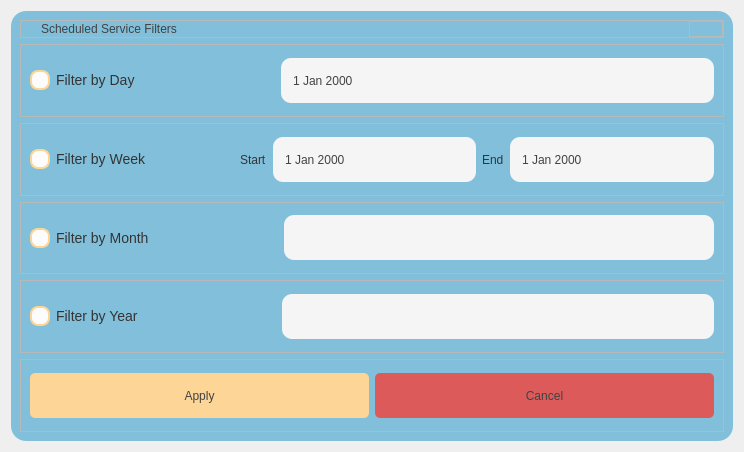
<?xml version="1.0" encoding="UTF-8"?>
<ui version="4.0">
 <class>Form</class>
 <widget class="QWidget" name="Form">
  <property name="geometry">
   <rect>
    <x>0</x>
    <y>0</y>
    <width>744</width>
    <height>452</height>
   </rect>
  </property>
  <property name="windowTitle">
   <string>Form</string>
  </property>
  <property name="styleSheet">
   <string notr="true"/>
  </property>
  <layout class="QVBoxLayout" name="verticalLayout">
   <item>
    <widget class="QFrame" name="filterFrame">
     <property name="styleSheet">
      <string notr="true">#filterFrame{
	background-color:#81BFDA;
	border-radius:15px;
}

QDateEdit {
	background-color:rgb(245, 245, 245);
    border-radius: 10px;
    font: 57 12pt &quot;Montserrat Medium&quot;;
	color:rgb(66, 66, 66);
    padding-left: 10px;
}

QDateEdit::drop-down {
    subcontrol-origin: padding;
    subcontrol-position: top right;
    width: 40px;
    border: none;
    background: transparent;
}

QDateEdit::down-arrow {
    image: url(:/Icons/Icons/calendar.png);
    width: 30px;
    height: 30px;
}

QComboBox {
	background-color:rgb(245, 245, 245);
    border-radius: 10px;
	font: 57 12pt &quot;Montserrat Medium&quot;;
	color:rgb(66, 66, 66);
	padding-left: 10px;

}
QComboBox QLineEdit {
    font: 63 12pt &quot;Montserrat SemiBold&quot;;
	color:rgb(66, 66, 66);
    border: none; 
}
QComboBox:focus{
    border: 1px solid rgb(235, 235, 235);
	background-color:rgb(227, 227, 227);
}
QComboBox::drop-down {
    background-color: transparent;
    border-radius: 10px;
}

QComboBox::down-arrow {
    image: url(:/Icons/Icons/downArrow.png);
    width: 12px;
    height: 12px;
    padding-right: 10px;
}

/* Dropdown list */
QComboBox QAbstractItemView {
    background-color: rgb(232, 232, 232);
    selection-background-color: rgb(217, 217, 217); 
    selection-color: black;
    font: 63 12pt &quot;Montserrat SemiBold&quot;;
    outline: none;
	border:1px solid rgb(209, 209, 209);
}

/* List items */
QComboBox QAbstractItemView::item {
    background-color:  rgb(232, 232, 232);
	color:rgb(66, 66, 66);
    height: 25px;
    font: 63 12pt &quot;Montserrat SemiBold&quot;;
}

QComboBox QAbstractItemView::item:hover {
    background-color: rgb(193, 193, 193);
	color:rgb(66, 66, 66);
}

/* Scrollbar inside dropdown */
QComboBox QAbstractItemView QScrollBar:vertical {
    background-color: transparent; /* or set a solid color */
    width: 10px;
    border: none;
}

QComboBox QAbstractItemView QScrollBar::handle:vertical {
    background-color: rgb(129, 191, 218);
    border-radius: 5px;
    min-height: 120px;
}

QComboBox QAbstractItemView QScrollBar::handle:vertical:hover {
    background-color: rgb(86, 127, 145);
}

QComboBox QAbstractItemView QScrollBar::add-line:vertical,
QComboBox QAbstractItemView QScrollBar::sub-line:vertical {
    height: 0px;
    background: none;
    border: none;
}

QComboBox QAbstractItemView QScrollBar::groove:vertical {
    background: transparent;
    outline: none;
    border: none;
}
QComboBox QAbstractItemView QScrollBar,
QComboBox QAbstractItemView QScrollBar::handle,
QComboBox QAbstractItemView QScrollBar::groove {
    outline: none;
    border: none;
}

QComboBox QLineEdit {
    font: 63 12pt &quot;Montserrat SemiBold&quot;;
	color:rgb(66, 66, 66);
    border: none; /* optional para di mag mukhang double border */
    background: transparent;
}
#startLabel,#EndLabel{
	font: 63 12pt &quot;Montserrat SemiBold&quot;;
	color:rgb(52, 52, 52);
}
QCheckBox{
	font-family:&quot;Montserrat Medium&quot;;
	font-weight:81;
	color:rgb(52, 52, 52);
	font-size:14px;
}
    QCheckBox::indicator {
        width: 16px;
        height: 16px;
        border-radius: 8px;
        border: 2px solid rgb(252, 213, 151);
        background-color: #FCFCFC;
    }
   QCheckBox::indicator:checked {
        background-color:rgb(252, 213, 151);
        border: 2px solid rgb(229, 186, 137);
    }
    QCheckBox::indicator:hover {
        border: 2px solid rgb(229, 186, 137) ;
    }</string>
     </property>
     <property name="frameShape">
      <enum>QFrame::StyledPanel</enum>
     </property>
     <property name="frameShadow">
      <enum>QFrame::Raised</enum>
     </property>
     <layout class="QVBoxLayout" name="verticalLayout_2">
      <item>
       <widget class="QFrame" name="frame_9">
        <property name="sizePolicy">
         <sizepolicy hsizetype="Preferred" vsizetype="Fixed">
          <horstretch>0</horstretch>
          <verstretch>0</verstretch>
         </sizepolicy>
        </property>
        <property name="frameShape">
         <enum>QFrame::StyledPanel</enum>
        </property>
        <property name="frameShadow">
         <enum>QFrame::Raised</enum>
        </property>
        <layout class="QHBoxLayout" name="horizontalLayout_6">
         <property name="spacing">
          <number>0</number>
         </property>
         <property name="leftMargin">
          <number>20</number>
         </property>
         <property name="topMargin">
          <number>0</number>
         </property>
         <property name="rightMargin">
          <number>0</number>
         </property>
         <property name="bottomMargin">
          <number>0</number>
         </property>
         <item>
          <widget class="QLabel" name="filterHeader">
           <property name="sizePolicy">
            <sizepolicy hsizetype="Expanding" vsizetype="Fixed">
             <horstretch>0</horstretch>
             <verstretch>0</verstretch>
            </sizepolicy>
           </property>
           <property name="styleSheet">
            <string notr="true">QLabel{
	
	font: 18pt &quot;Rubik Mono One&quot;;
	color:rgb(66, 66, 66);

}</string>
           </property>
           <property name="text">
            <string>Scheduled Service Filters</string>
           </property>
           <property name="alignment">
            <set>Qt::AlignLeading|Qt::AlignLeft|Qt::AlignVCenter</set>
           </property>
          </widget>
         </item>
         <item alignment="Qt::AlignRight|Qt::AlignTop">
          <widget class="QFrame" name="frame">
           <property name="frameShape">
            <enum>QFrame::StyledPanel</enum>
           </property>
           <property name="frameShadow">
            <enum>QFrame::Raised</enum>
           </property>
           <layout class="QHBoxLayout" name="horizontalLayout_5">
            <property name="spacing">
             <number>0</number>
            </property>
            <property name="leftMargin">
             <number>0</number>
            </property>
            <property name="topMargin">
             <number>0</number>
            </property>
            <property name="rightMargin">
             <number>0</number>
            </property>
            <property name="bottomMargin">
             <number>0</number>
            </property>
            <item alignment="Qt::AlignLeft">
             <widget class="QPushButton" name="closePopUpBtn">
              <property name="styleSheet">
               <string notr="true">#closePopUpBtn{
	border:none;
	background-color:transparent;
}
</string>
              </property>
              <property name="text">
               <string/>
              </property>
              <property name="icon">
               <iconset resource="../resource.qrc">
                <normaloff>:/Icons/Icons/close.png</normaloff>:/Icons/Icons/close.png</iconset>
              </property>
              <property name="iconSize">
               <size>
                <width>30</width>
                <height>30</height>
               </size>
              </property>
             </widget>
            </item>
           </layout>
          </widget>
         </item>
        </layout>
       </widget>
      </item>
      <item>
       <widget class="QFrame" name="filterDayFrame">
        <property name="frameShape">
         <enum>QFrame::StyledPanel</enum>
        </property>
        <property name="frameShadow">
         <enum>QFrame::Raised</enum>
        </property>
        <layout class="QHBoxLayout" name="horizontalLayout">
         <item>
          <widget class="QCheckBox" name="filterDayCheck">
           <property name="maximumSize">
            <size>
             <width>245</width>
             <height>16777215</height>
            </size>
           </property>
           <property name="text">
            <string>Filter by Day </string>
           </property>
          </widget>
         </item>
         <item>
          <widget class="QDateEdit" name="filterDayPicker">
           <property name="enabled">
            <bool>true</bool>
           </property>
           <property name="minimumSize">
            <size>
             <width>174</width>
             <height>45</height>
            </size>
           </property>
           <property name="calendarPopup">
            <bool>true</bool>
           </property>
          </widget>
         </item>
        </layout>
       </widget>
      </item>
      <item>
       <widget class="QFrame" name="filterWeekFrame">
        <property name="enabled">
         <bool>true</bool>
        </property>
        <property name="frameShape">
         <enum>QFrame::StyledPanel</enum>
        </property>
        <property name="frameShadow">
         <enum>QFrame::Raised</enum>
        </property>
        <layout class="QHBoxLayout" name="horizontalLayout_2">
         <item>
          <widget class="QCheckBox" name="filterWeekCheck">
           <property name="enabled">
            <bool>true</bool>
           </property>
           <property name="text">
            <string>Filter by Week </string>
           </property>
          </widget>
         </item>
         <item>
          <widget class="QLabel" name="startLabel">
           <property name="sizePolicy">
            <sizepolicy hsizetype="Fixed" vsizetype="Preferred">
             <horstretch>0</horstretch>
             <verstretch>0</verstretch>
            </sizepolicy>
           </property>
           <property name="text">
            <string>Start</string>
           </property>
          </widget>
         </item>
         <item>
          <widget class="QDateEdit" name="weekStart">
           <property name="enabled">
            <bool>true</bool>
           </property>
           <property name="minimumSize">
            <size>
             <width>174</width>
             <height>45</height>
            </size>
           </property>
           <property name="calendarPopup">
            <bool>true</bool>
           </property>
          </widget>
         </item>
         <item>
          <widget class="QLabel" name="EndLabel">
           <property name="sizePolicy">
            <sizepolicy hsizetype="Fixed" vsizetype="Preferred">
             <horstretch>0</horstretch>
             <verstretch>0</verstretch>
            </sizepolicy>
           </property>
           <property name="text">
            <string>End</string>
           </property>
          </widget>
         </item>
         <item>
          <widget class="QDateEdit" name="weekEnd">
           <property name="enabled">
            <bool>true</bool>
           </property>
           <property name="minimumSize">
            <size>
             <width>174</width>
             <height>45</height>
            </size>
           </property>
           <property name="calendarPopup">
            <bool>true</bool>
           </property>
          </widget>
         </item>
        </layout>
       </widget>
      </item>
      <item>
       <widget class="QFrame" name="filterMonthFrame">
        <property name="frameShape">
         <enum>QFrame::StyledPanel</enum>
        </property>
        <property name="frameShadow">
         <enum>QFrame::Raised</enum>
        </property>
        <layout class="QHBoxLayout" name="horizontalLayout_3">
         <property name="spacing">
          <number>6</number>
         </property>
         <property name="rightMargin">
          <number>9</number>
         </property>
         <property name="bottomMargin">
          <number>9</number>
         </property>
         <item>
          <widget class="QCheckBox" name="filterMonthCheck">
           <property name="maximumSize">
            <size>
             <width>248</width>
             <height>16777215</height>
            </size>
           </property>
           <property name="text">
            <string>Filter by Month</string>
           </property>
          </widget>
         </item>
         <item>
          <widget class="QComboBox" name="MonthCombobox">
           <property name="enabled">
            <bool>true</bool>
           </property>
           <property name="minimumSize">
            <size>
             <width>174</width>
             <height>45</height>
            </size>
           </property>
          </widget>
         </item>
        </layout>
       </widget>
      </item>
      <item>
       <widget class="QFrame" name="filterYearFrame">
        <property name="frameShape">
         <enum>QFrame::StyledPanel</enum>
        </property>
        <property name="frameShadow">
         <enum>QFrame::Raised</enum>
        </property>
        <layout class="QHBoxLayout" name="horizontalLayout_4">
         <property name="spacing">
          <number>6</number>
         </property>
         <property name="leftMargin">
          <number>9</number>
         </property>
         <property name="topMargin">
          <number>9</number>
         </property>
         <property name="rightMargin">
          <number>9</number>
         </property>
         <property name="bottomMargin">
          <number>9</number>
         </property>
         <item>
          <widget class="QCheckBox" name="filterYearCheck">
           <property name="maximumSize">
            <size>
             <width>246</width>
             <height>16777215</height>
            </size>
           </property>
           <property name="text">
            <string>Filter by Year</string>
           </property>
          </widget>
         </item>
         <item>
          <widget class="QComboBox" name="yearComboBox">
           <property name="enabled">
            <bool>true</bool>
           </property>
           <property name="minimumSize">
            <size>
             <width>174</width>
             <height>45</height>
            </size>
           </property>
          </widget>
         </item>
        </layout>
       </widget>
      </item>
      <item>
       <widget class="QFrame" name="frame_6">
        <property name="styleSheet">
         <string notr="true">QPushButton{
	font: 63 15pt &quot;Montserrat SemiBold&quot;;
	color:rgb(66, 66, 66);
	background-color:#FCD597;
	border-radius: 5px;
}

QPushButton:hover{
	background-color:rgb(230, 193, 137);

}</string>
        </property>
        <property name="frameShape">
         <enum>QFrame::StyledPanel</enum>
        </property>
        <property name="frameShadow">
         <enum>QFrame::Raised</enum>
        </property>
        <layout class="QHBoxLayout" name="horizontalLayout_7">
         <item>
          <widget class="QPushButton" name="applyBtn">
           <property name="minimumSize">
            <size>
             <width>174</width>
             <height>45</height>
            </size>
           </property>
           <property name="text">
            <string>Apply</string>
           </property>
          </widget>
         </item>
         <item>
          <widget class="QPushButton" name="cancelBtn">
           <property name="minimumSize">
            <size>
             <width>174</width>
             <height>45</height>
            </size>
           </property>
           <property name="styleSheet">
            <string notr="true">QPushButton{
	font: 63 15pt &quot;Montserrat SemiBold&quot;;
	color:rgb(66, 66, 66);
	background-color:	rgb(220, 90, 90);
	border-radius: 5px;
}

QPushButton:hover{
	background-color:rgb(180, 120, 125);

}</string>
           </property>
           <property name="text">
            <string>Cancel</string>
           </property>
          </widget>
         </item>
        </layout>
       </widget>
      </item>
     </layout>
    </widget>
   </item>
  </layout>
 </widget>
 <resources>
  <include location="../resource.qrc"/>
 </resources>
 <connections/>
</ui>
